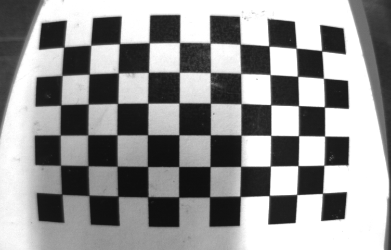
#> input picture lens_chessboard.png, 391 x 250 px
$ python chessboard.py
#> lines starting #> are read from the running program, lines starting #| are printed output that depends on the picture
import numpy as np
import cv2
import matplotlib.pyplot as plt
import matplotlib.image as mpimg

nx = 10
ny = 6

filename = 'lens_chessboard.png'
image = cv2.imread(filename)
#> image is the input picture: shape (250, 391, 3); min 14, max 255, mean 148.6

objpoints = []
imgpoints = []

objp = np.zeros((nx*ny, 3), np.float32)
objp[:,:2] = np.mgrid[0:nx, 0:ny].T.reshape(-1,2)
#print(objp)

gray = cv2.cvtColor(image, cv2.COLOR_BGR2GRAY)

ret, corners = cv2.findChessboardCorners(image, (nx, ny), None)
#> ret = True; corners = 60 rows, first 8: [63.76, 47.15], [90.76, 45.34], [119.6, 43.56], [149.2, 42.8], [179.5, 42.52], [210.3, 43.27], [240.1, 44.19], [268.7, 45.92]

if ret == True:
    imgpoints.append(corners)
    objpoints.append(objp)

    with_corners = cv2.drawChessboardCorners(gray, (nx, ny), corners, ret)
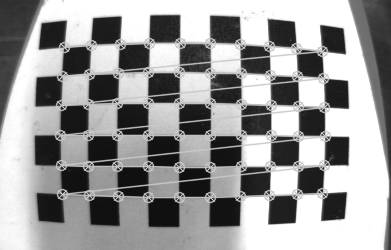
#> with_corners: shape (250, 391); min 14, max 255, mean 154.4

    #ret -> True/False, mtx -> camera matrix for transformation, dist -> distortion coefficients, rvecs -> rotation vector, tvecs -> translation vectors\
    #rvecs/tvecs -> position of the camera in the world
    ret, mtx, dist, rvecs, tvecs = cv2.calibrateCamera(objpoints, imgpoints, image.shape[:2], None, None)
#> ret = 0.25; mtx = [[971.9, 0, 128.8], [0, 1000, 126.9], [0, 0, 1]]; dist = [[-2.86, -22.8, 0.052, 0.203, 315.5]]; rvecs = ([0.0954, -0.0878, 0.00157],); tvecs = ([-2.36, -2.73, 31.32],)

    dst = cv2.undistort(image, mtx, dist, None, mtx)
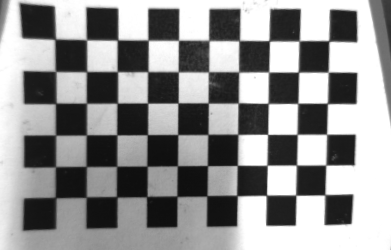
#> dst: shape (250, 391, 3); min 14, max 255, mean 146.8

    plt.figure()
    plt.imshow(image)
    plt.figure()
    plt.imshow(dst)
    plt.show()
